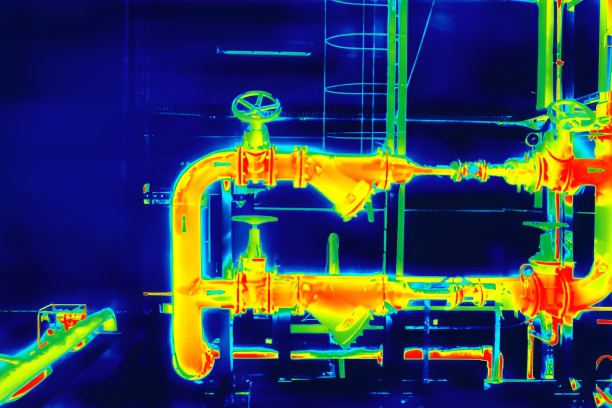
#> input picture Lab2/termo.jpg, 1224 x 816 px (shown at 1/2 size)
$ jupyter execute actividad2.ipynb   (older library calls are emulated)
#> lines starting #> are read from the running program, lines starting #| are printed output that depends on the picture; after the words box and inside, x2 and y2 are one past the last pixel; in counts of white or black regions, pixels touching at a corner belong together
[cell 1]
import cv2
import numpy as np
import matplotlib.pyplot as plt
import os
from skimage import data, img_as_float
from skimage import exposure
from scipy.ndimage import median_filter
from scipy.ndimage import binary_erosion, binary_dilation

[cell 2]
image = cv2.imread("termo.jpg")
#> image is the input picture: shape (816, 1224, 3); mean B, G, R 88.1, 63.6, 49.4
image = cv2.cvtColor(image, cv2.COLOR_BGR2RGB)

[cell 3]
image.shape
#> Out = (816, 1224, 3)

[cell 4]
plt.figure(figsize=(12, 6))
# plt.imshow(cv2.cvtColor(image, cv2.COLOR_BGR2RGB))
plt.imshow(image)

# Filtros espaciales

[cell 5]
# Agregar ruido a la imagen para ilustrar la efectividad del filtro de mediana
noisy_image = image + 30 * np.random.randn(*image.shape)
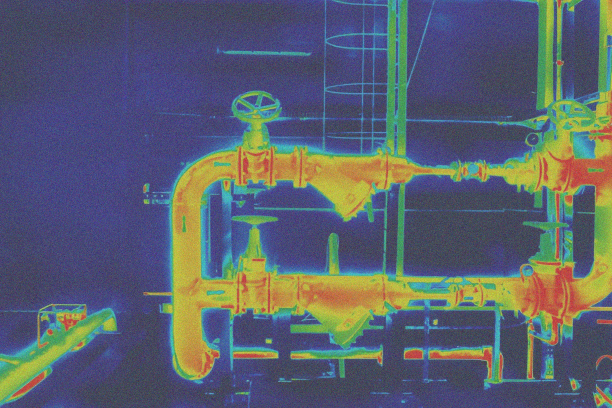
#> noisy_image: shape (816, 1224, 3) float64 (shown at 1/2 size); mean R, G, B 49.4, 63.7, 88.1; drawn with min black and max white

# Aplicar el filtro de mediana
filtered_image = median_filter(noisy_image, size=3)
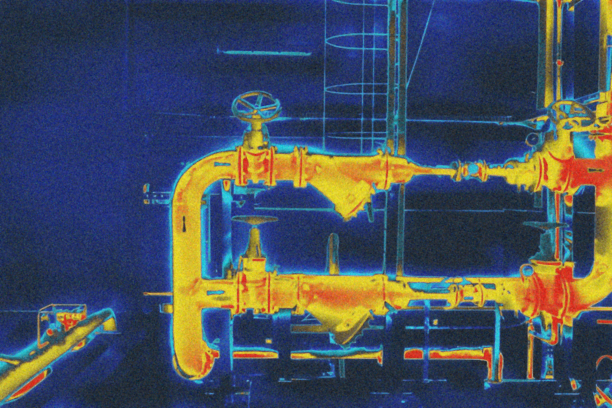
#> filtered_image: shape (816, 1224, 3) float64 (shown at 1/2 size); mean R, G, B 52.2, 63.9, 80.6; drawn with min black and max white

# Mostrar las imágenes
plt.figure(figsize=(12, 6))

plt.subplot(1, 3, 1)
plt.imshow(image,)# cmap='gray')
plt.title('Imagen Original')

plt.subplot(1, 3, 2)
plt.imshow(noisy_image, cmap='gray')
plt.title('Imagen con Ruido')

plt.subplot(1, 3, 3)
plt.imshow(filtered_image, cmap='gray')
plt.title('Imagen Filtrada (Mediana)')

plt.show()
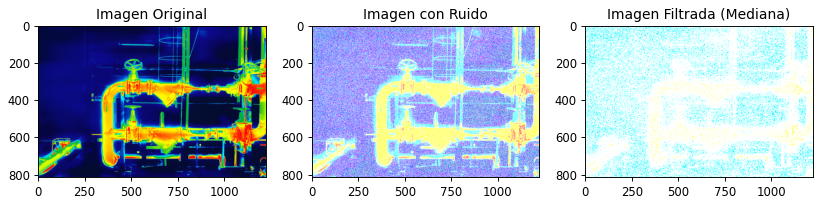
#> figure drawn by matplotlib, 3 panels

[cell 6]
def apply_gaussian_and_histogram_equalization(image_path):
    # Read the image
#> called with image_path = 'termo.jpg'
    image = cv2.imread(image_path)

    # Convert to grayscale
    gray_image = cv2.cvtColor(image, cv2.COLOR_BGR2GRAY)
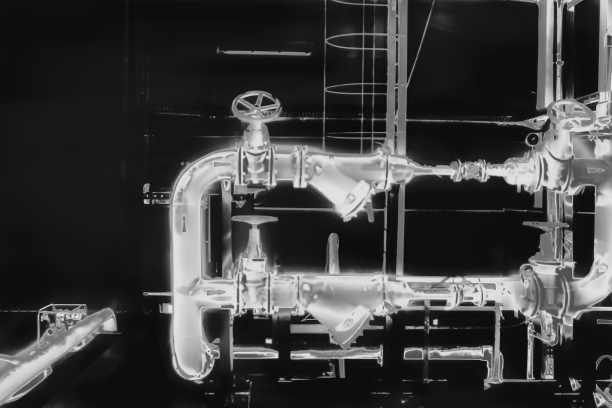
#> gray_image: shape (816, 1224) (shown at 1/2 size); min 5, max 242, mean 62.2

    # Apply Gaussian Blur
    kernel_size = (5, 5)
    sigma = 0
    blurred_image = cv2.GaussianBlur(gray_image, kernel_size, sigma)

    # Apply histogram equalization
    equalized_image = cv2.equalizeHist(blurred_image)
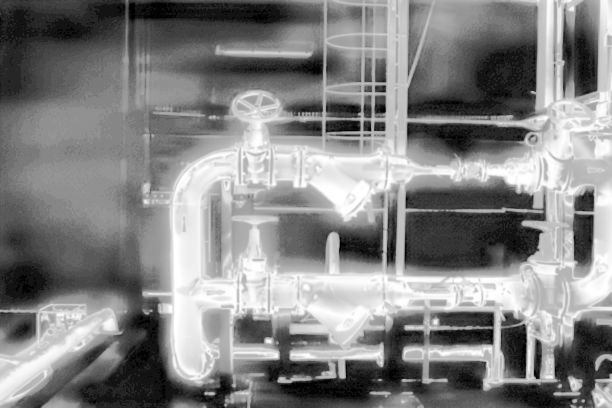
#> equalized_image: shape (816, 1224) (shown at 1/2 size); min 0, max 255, mean 131.3

    # Calculate histogram of the original image
    histogram_original = cv2.calcHist([gray_image], [0], None, [256], [0, 256])
#> histogram_original = 256 values, max 72190 at index 14, min 0 at index 0, mean 3901.5
    histogram_blurred = cv2.calcHist([blurred_image], [0], None, [256], [0, 256])
#> histogram_blurred = 256 values, max 74454 at index 14, min 0 at index 0, mean 3901.5
    histogram_equalized = cv2.calcHist([equalized_image], [0], None, [256], [0, 256])
#> histogram_equalized = 256 values, max 74454 at index 38, min 0 at index 1, mean 3901.5


    # Display the images and histogram
    plt.figure(figsize=(18, 9))

    plt.subplot(231), plt.imshow(cv2.cvtColor(image, cv2.COLOR_BGR2RGB)), plt.title('Original Image')
    plt.subplot(232), plt.imshow(blurred_image, cmap='gray'), plt.title('Blurred Image')
    plt.subplot(233), plt.imshow(equalized_image, cmap='gray'), plt.title('Equalized Image')

    # plt.subplot(234), plt.plot(histogram_original), plt.title('Histogram of Original Image')
    # plt.subplot(235), plt.plot(histogram_blurred), plt.title('Histogram of Blurred Image')
    # plt.subplot(236), plt.plot(histogram_equalized), plt.title('Histogram of equalized_image Image')


    plt.show()

[cell 7]
apply_gaussian_and_histogram_equalization("termo.jpg")

# Transformaciones morfológicas

[cell 8]
def hit_or_miss(image, se_positive, se_negative):
    # Aplicar la transformación de Hit-or-Miss a cada canal de color por separado
    result = np.zeros_like(image, dtype=np.bool)
    for channel in range(image.shape[-1]):
        erosion_positive = np.logical_and(image[..., channel], binary_erosion(image[..., channel], se_positive))
        erosion_negative = np.logical_and(~image[..., channel], binary_erosion(~image[..., channel], se_negative))
        result[..., channel] = np.logical_and(erosion_positive, erosion_negative)
#> this loop made 3 passes
#> pass 1, in hit_or_miss, `erosion_positive = np.logical_and(image[..., channel], binary_erosion(..`:
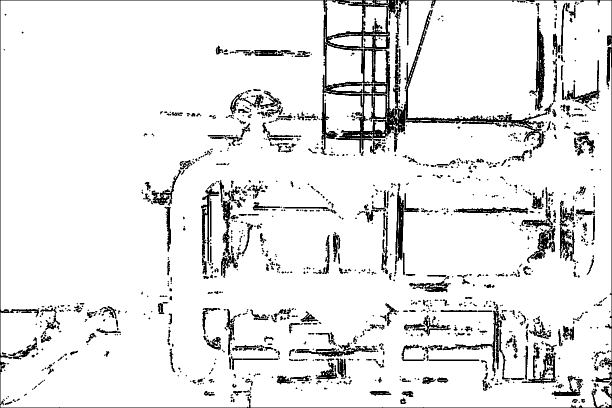
#> erosion_positive: shape (816, 1224) bool (shown at 1/2 size); 90.7% white; 1021 black regions (632 under 20 px), largest, box (x1, y1, x2, y2) and area: (0, 0, 1224, 816) 28084, (856, 608, 1020, 759) 2298, (1058, 31, 1090, 222) 2229
#> pass 1, in hit_or_miss, `erosion_negative = np.logical_and(~image[..., channel], binary_erosion..`:
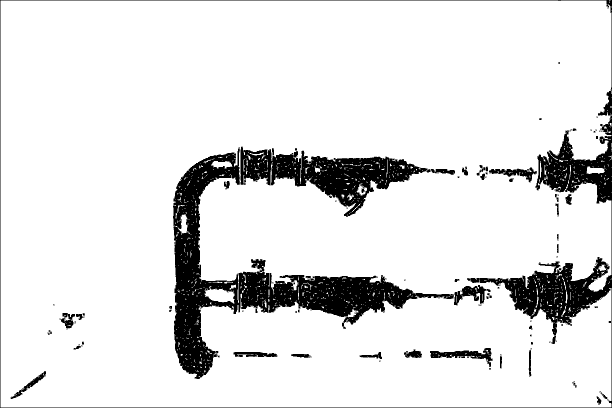
#> erosion_negative: shape (816, 1224) bool (shown at 1/2 size); 89.2% white; 80 black regions (41 under 20 px), largest, box (x1, y1, x2, y2) and area: (346, 293, 910, 758) 68724, (0, 0, 1224, 816) 30389, (860, 696, 985, 734) 1597
#> pass 2, in hit_or_miss, `erosion_negative = np.logical_and(~image[..., channel], binary_erosion..`:
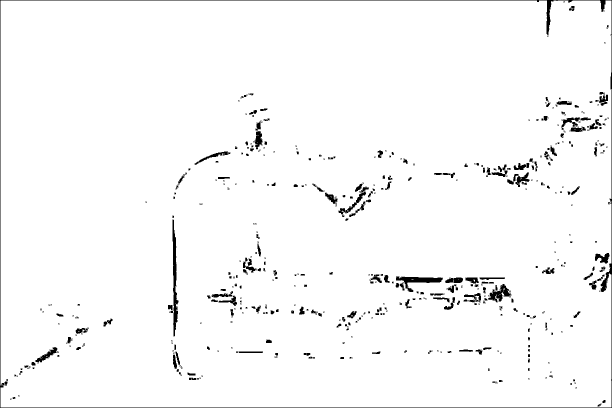
#> erosion_negative: shape (816, 1224) bool (shown at 1/2 size); 97.4% white; 414 black regions (228 under 20 px), largest, box (x1, y1, x2, y2) and area: (0, 0, 1224, 816) 5304, (345, 439, 357, 673) 1352, (792, 553, 886, 584) 1091
#> after the loop:
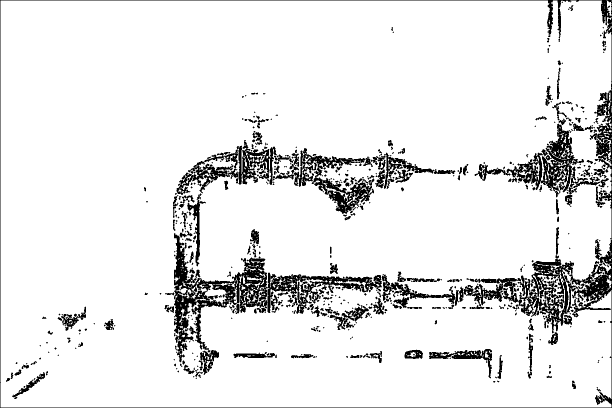
#> erosion_positive: shape (816, 1224) bool (shown at 1/2 size); 90.8% white; 521 black regions (308 under 20 px), largest, box (x1, y1, x2, y2) and area: (0, 0, 1224, 816) 23461, (348, 466, 764, 750) 19117, (949, 247, 1218, 389) 8022
#> after the loop:
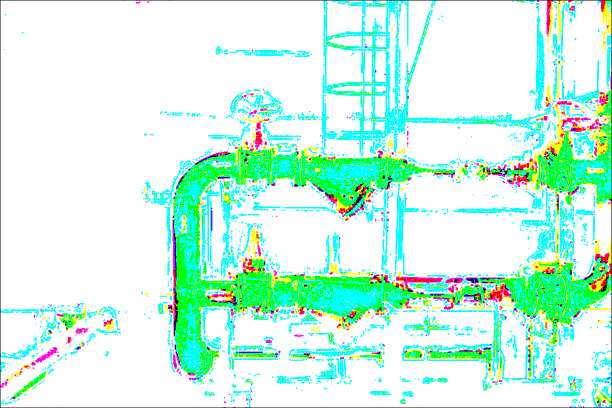
#> result: shape (816, 1224, 3) bool (shown at 1/2 size); mean R, G, B 0.804, 0.973, 0.902
    return result

# Crear una imagen de ejemplo (puedes reemplazarla con tu propia imagen)
# image = color.rgb2gray(data.astronaut()) > 0.5  # Convertir a escala de grises y binarizar

# Definir un elemento estructurante para la transformación de Hit-or-Miss
se_positive = np.array([[0, 1, 0],
                       [1, 1, 1],
                       [0, 1, 0]])

se_negative = np.array([[1, 0, 1],
                       [0, 0, 0],
                       [1, 0, 1]])

# Aplicar la transformación de Hit-or-Miss
result = hit_or_miss(image, se_positive, se_negative)

# Mostrar las imágenes
plt.figure(figsize=(12, 4))

plt.subplot(1, 3, 1)
plt.imshow(image, cmap='gray')
plt.title('Imagen Original')

plt.subplot(1, 3, 2)
plt.imshow(result, cmap='gray')
plt.title('Transformación de Hit-or-Miss')

plt.show()

$ run again, with Lab2/equalized image.png saved as Lab2/termo.jpg
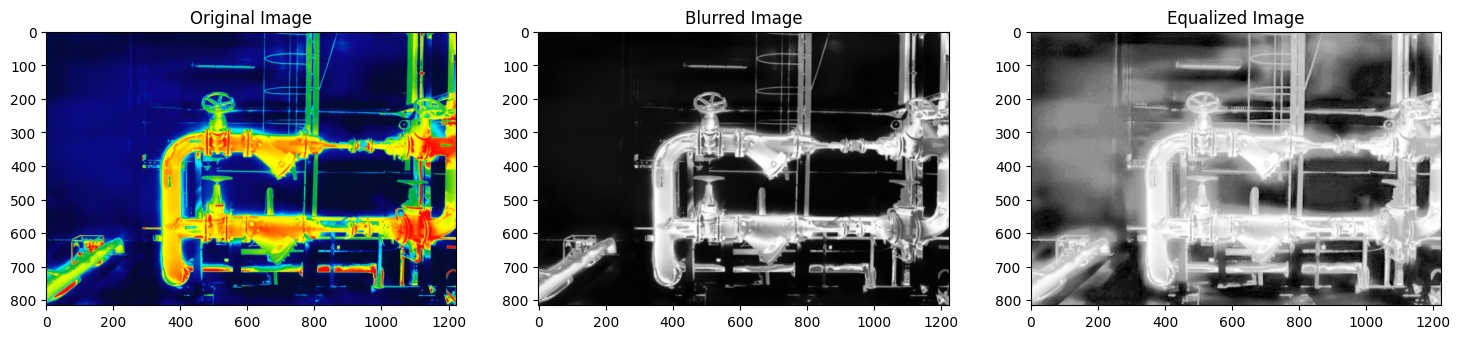
#> input picture Lab2/equalized image.png, 1460 x 339 px
#> image is the input picture: shape (339, 1460, 3); mean B, G, R 140.8, 135.2, 132.1
#> histogram_original = 256 values, max 128381 at index 255, min 581 at index 67, mean 1933.4
#> histogram_blurred = 256 values, max 110108 at index 255, min 0 at index 0, mean 1933.4
#> histogram_equalized = 256 values, max 110108 at index 255, min 0 at index 1, mean 1933.4
#> the loop in hit_or_miss, `for channel in range(image.shape[-1]):` made 3 passes
#> pass 1, in hit_or_miss, `erosion_positive = np.logical_and(image[..., channel], binary_erosion(..`:
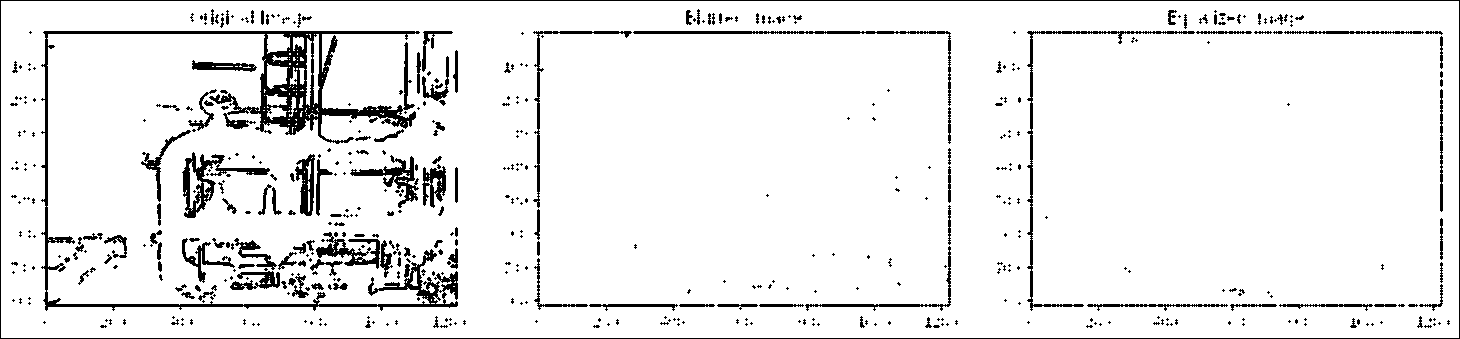
#> erosion_positive: shape (339, 1460) bool; 92.7% white; 513 black regions (362 under 20 px), largest, box (x1, y1, x2, y2) and area: (41, 31, 458, 311) 10251, (0, 0, 1460, 339) 3594, (1027, 31, 1195, 311) 1391
#> after the loop in hit_or_miss, `for channel in range(image.shape[-1]):`:
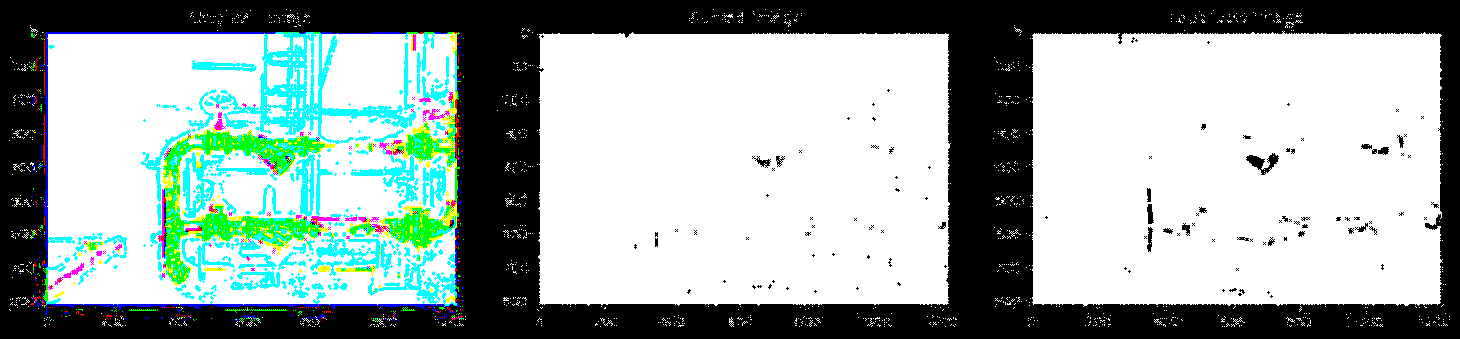
#> result: shape (339, 1460, 3) bool; mean R, G, B 0.613, 0.667, 0.653
